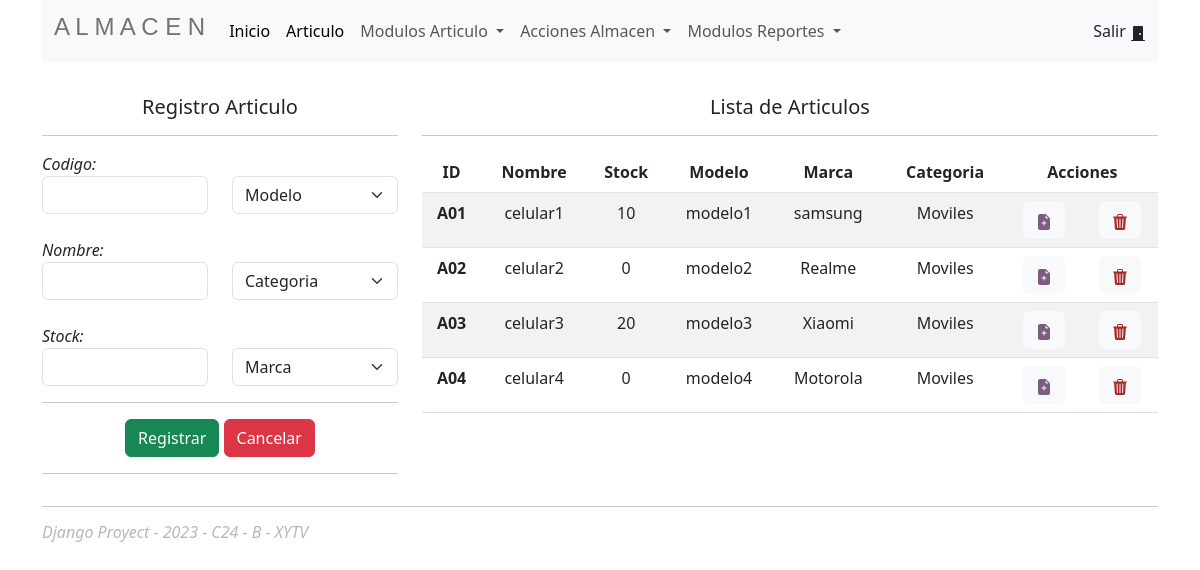
The app's page / (signed in) with its own data.
### Almacen/models.py (models this page shows, shortened)
class Articulo(models.Model):
    codigo=models.CharField(primary_key=True, max_length=6)
    nombre=models.CharField(max_length=60)
    stock=models.IntegerField()
    codigo_Modelo = models.ForeignKey(Modelo, on_delete=models.CASCADE)
    codigo_Marca = models.ForeignKey(Marca, on_delete=models.CASCADE)
    codigo_Categoria=models.ForeignKey(Categoria, on_delete=models.CASCADE)

class Modelo(models.Model):
    codigo=models.CharField(primary_key=True, max_length=6)
    nombre=models.CharField(max_length=60)

class Marca(models.Model):
    codigo=models.CharField(primary_key=True, max_length=6)
    nombre=models.CharField(max_length=60)

class Categoria(models.Model):
    codigo=models.CharField(primary_key=True, max_length=6)
    nombre=models.CharField(max_length=60)
    descripcion=models.CharField(max_length=500)

### Almacen/views.py (the view)
# urls.py: path('',views.articulo,name="inicio"),
@login_required
def articulo(request):
    articulos = Articulo.objects.all()
    modelos = Modelo.objects.all()
    marcas = Marca.objects.all()
    categorias = Categoria.objects.all()
    context = {"articulos":articulos,"modelos":modelos,"marcas":marcas,"categorias":categorias}
    return render(request, template_gestion_articulo,context)

### Almacen/templates/articulo/GestionArticulo.html (shortened to what this page needs)
{% extends 'base/index.html' %}
{% block content %}
<div class="row pt-3">
    <div class="col-4 pt-3">
        <h5 class=" text-center">Registro Articulo</h5>
        <hr>
        <form action="/articulo/registrararticulo" method="post">
            <div class="row">
                <div class="col">
                    <div>
                        <label><em>Codigo:</em></label>
                        <input type="text" name="txtCodigo" class="form-control">
                    </div><br>
                    <div>
                        <label><em>Nombre:</em></label>
                        <input type="text" name="txtNombre" class="form-control">
                    </div><br>
                    <div>
                        <label><em>Stock:</em></label>
                        <input type="number" name="txtStock" class="form-control">
                    </div>
                </div>
                <div class="col">
                    <br>
                    <div>
                        <select class="form-select" aria-label="Default select example" name="txtModelo">
                            <option selected>Modelo</option>
                          </select>
                    </div><br><br>
                    <div>
                        <select class="form-select" aria-label="Default select example" name="txtCategoria">
                            <option selected>Categoria</option>
                          </select>
                    </div><br><br>
                    <div>
                        <select class="form-select" aria-label="Default select example" name="txtMarca">
                            <option selected>Marca</option>
                          </select>
                    </div>
                </div>
            </div>
            <hr>
            <div class="text-center d-grid gap-2 d-md-block">
                <button class="btn btn-success" type="submit">Registrar</button>
                <button class="btn btn-danger" type="reset">Cancelar</button>
            </div>
            <hr>
        </form>
    </div>
    <div class="col-8 pt-3 text-center">
        <h5>Lista de Articulos</h5>
        <hr>
        <table class="table table-striped table-hover">
            <thead>
                <tr>
                    <th scope="col">ID</th>
                    <th scope="col">Nombre</th>
                    <th scope="col">Stock</th>
                    <th scope="col">Modelo</th>
                    <th scope="col">Marca</th>
                    <th scope="col">Categoria</th>
                    <th scope="col" colspan="2">Acciones</th>
                </tr>
            </thead>
            <tbody>
                <tr>
                    {% for a in articulos %}
                    <th scope="row">{{a.codigo}}</th>
                    <td>{{a.nombre}}</td>
                    <td>{{a.stock}}</td>
                    <td>{{a.codigo_Modelo.nombre}}</td>
                    <td>{{a.codigo_Marca.nombre}}</td>
                    <td>{{a.codigo_Categoria.nombre}}</td>
                    <td>
                        <button type="button" class="btn btn-light">
                            <a class="editar" href="/articulo/edicionarticulo/{{a.codigo}}">
                            </a>
                        </button>
                    </td>
                    <td>
                        <button type="button" class="btn btn-light">
                            <a class="eliminar" href="/articulo/eliminararticulo/{{a.codigo}}">
                            </a>
                        </button>
                    </td>
                </tr>
                {% endfor %}
            </tbody>
        </table>
    </div>
</div>
{% endblock %}

### Almacen/static/css/style.css (style rules this page uses)
.editar { text-decoration: none; color: rgb(125, 92, 129); }
.eliminar { text-decoration: none; color: brown; }

### records on screen
Articulo: codigo "A01", nombre "celular1", stock "10", codigo_Modelo.nombre "modelo1", codigo_Marca.nombre "samsung", codigo_Categoria.nombre "Moviles"
Articulo: codigo "A02", nombre "celular2", stock "0", codigo_Modelo.nombre "modelo2", codigo_Marca.nombre "Realme", codigo_Categoria.nombre "Moviles"
Articulo: codigo "A03", nombre "celular3", stock "20", codigo_Modelo.nombre "modelo3", codigo_Marca.nombre "Xiaomi", codigo_Categoria.nombre "Moviles"
Articulo: codigo "A04", nombre "celular4", stock "0", codigo_Modelo.nombre "modelo4", codigo_Marca.nombre "Motorola", codigo_Categoria.nombre "Moviles"
